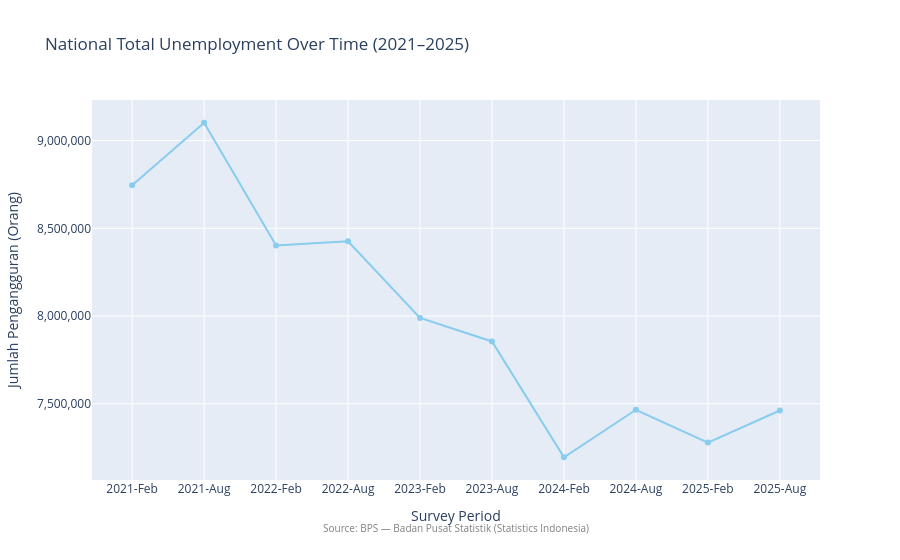

Notebook code cell kept with this figure:
### Code cell
# National total unemployment trend — confirms the post-pandemic recovery trajectory
agg_trend = df.groupby(['year', 'period'], observed=True)['jumlah'].sum().reset_index()
agg_trend['time_label'] = (
    agg_trend['year'].astype(str) + '-' +
    agg_trend['period'].astype(str).map({'Februari': 'Feb', 'Agustus': 'Aug'})
)
agg_trend['_sort_key'] = (
    agg_trend['year'].astype(int) * 10 +
    agg_trend['period'].astype(str).map({'Februari': 0, 'Agustus': 1})
)
agg_trend = agg_trend.sort_values('_sort_key')

fig_eda2 = px.line(
    agg_trend,
    x='time_label',
    y='jumlah',
    category_orders={'time_label': agg_trend['time_label'].tolist()},
    markers=True,
    title='National Total Unemployment Over Time (2021–2025)',
    labels={'time_label': 'Survey Period', 'jumlah': 'Jumlah Pengangguran (Orang)'},
    color_discrete_sequence=px.colors.qualitative.Safe,
)
fig_eda2.update_layout(
    xaxis_title='Survey Period',
    yaxis_title='Jumlah Pengangguran (Orang)',
    yaxis_tickformat=',',
    annotations=[{'text': SOURCE_NOTE, 'xref': 'paper', 'yref': 'paper',
                  'x': 0.5, 'y': -0.15, 'showarrow': False, 'font': {'size': 10, 'color': 'gray'}}],
)
fig_eda2.show()

### Figure 1 — Plotly figure (JSON) as saved in the notebook; plotly's stock layout.template omitted (floating-point values rounded to 4 significant figures)
{"data": [{"hovertemplate": "Survey Period=%{x}<br>Jumlah Pengangguran (Orang)=%{y}<extra></extra>", "legendgroup": "", "line": {"color": "rgb(136, 204, 238)", "dash": "solid"}, "marker": {"symbol": "circle"}, "mode": "lines+markers", "name": "", "orientation": "v", "showlegend": false, "type": "scatter", "x": ["2021-Feb", "2021-Aug", "2022-Feb", "2022-Aug", "2023-Feb", "2023-Aug", "2024-Feb", "2024-Aug", "2025-Feb", "2025-Aug"], "xaxis": "x", "y": [8746008, 9102052, 8402153, 8425931, 7989275, 7855075, 7194862, 7465599, 7278307, 7461507], "yaxis": "y"}], "layout": {"annotations": [{"font": {"color": "gray", "size": 10}, "showarrow": false, "text": "Source: BPS — Badan Pusat Statistik (Statistics Indonesia)", "x": 0.5, "xref": "paper", "y": -0.15, "yref": "paper"}], "legend": {"tracegroupgap": 0}, "title": {"text": "National Total Unemployment Over Time (2021–2025)"}, "xaxis": {"anchor": "y", "categoryarray": ["2021-Feb", "2021-Aug", "2022-Feb", "2022-Aug", "2023-Feb", "2023-Aug", "2024-Feb", "2024-Aug", "2025-Feb", "2025-Aug"], "categoryorder": "array", "domain": [0, 1], "title": {"text": "Survey Period"}}, "yaxis": {"anchor": "x", "domain": [0, 1], "tickformat": ",", "title": {"text": "Jumlah Pengangguran (Orang)"}}}}
